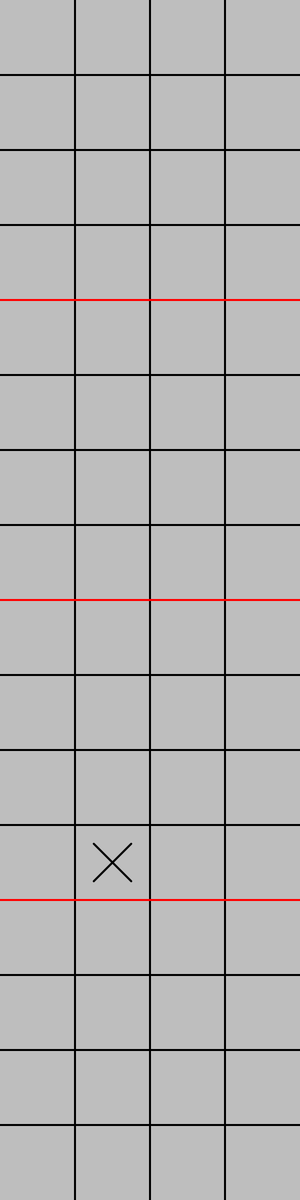
Frame 1 (no input)
Frame 60 (no input): identical to frame 1, image omitted
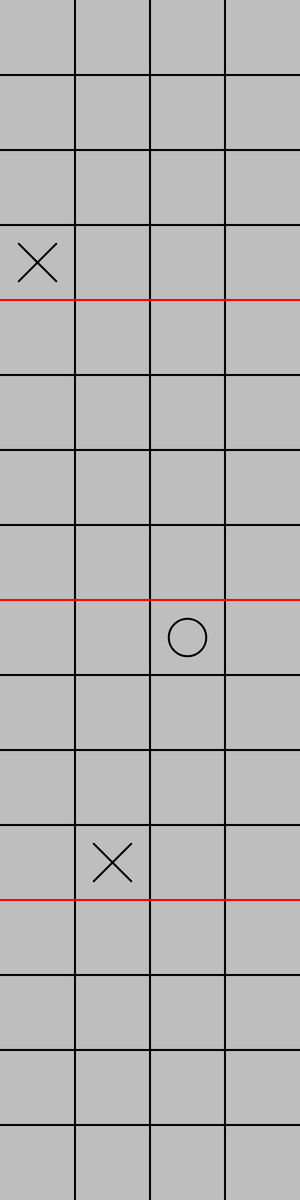
Frame 120 (the mouse pressed at the canvas centre since frame 60)

The p5.js sketch that drew these frames (run headless with seeded random() and noise() and a simulated clock; from frame 60 on, the mouse is pressed at the canvas centre):

// p5.js sketch
// ── sketch.js
let board = [
    ['','','',''],
    ['','','',''],
    ['','','',''],
    ['','','',''],

    ['','','',''],
    ['','','',''],
    ['','','',''],
    ['','','',''],

    ['','','',''],
    ['','','',''],
    ['','','',''],
    ['','','',''],

    ['','','',''],
    ['','','',''],
    ['','','',''],
    ['','','','']


];

// let board1 = [
//     ['X', 'X', 'X' ,'X'],
//     ['X', 'X', 'X' ,'X'],
//     ['X', 'X', 'X' ,'X'],
//     ['O', 'O', 'O' ,'O'],

//     ['O', 'O', 'O' ,'O'],
//     ['X', 'X', 'X' ,'X'],
//     ['O', 'O', 'O' ,'O'],
//     ['O', 'O', 'O' ,'O'],

//     ['X', 'X', 'X' ,'X'],
//     ['X', 'X', 'X' ,'X'],
//     ['X', 'X', 'X' ,'X'],
//     ['X', 'X', 'X' ,'X'],

//     ['X', 'X', 'X' ,'X'],
//     ['X', 'X', 'X' ,'X'],
//     ['X', 'X', 'X' ,'X'],
//     ['X', 'X', 'X' ,'X'],
// ]



let w;
let h;
let ai = "X";
let human= "O";
let currentPlayer = human;

function setup(){
    createCanvas(600, 2400);
    textSize(32);
    w = width / 4;
    h = height / 16;
    // bestMove();
    nextTurn();
}

function mousePressed(){
    if(currentPlayer == human){
        let i = floor(mouseX / w);
        let j = floor(mouseY / h);
        if(board[j][i] ==''){
            board[j][i] = human;
            currentPlayer = ai;
            // bestMove();
            nextTurn();
        }
    }

}

function equals2(a, b){
    return (a==b && a != '');
}

function equals3(a, b, c){
    return (a==b && b==c && a != '');
}


function equals4(a, b, c, d){
    return (a==b && b==c && c==d && a != '');
}

function checkWinner(){
    
    let winner = null;

    

    //HORIZONTAL
    for(let i = 0; i < 16; i++){
        if(equals4(board[i][0], board[i][1], board[i][2], board[i][3])){
            winner = board[i][0]; 
        }
    }

    //VERTICALL
    for(let i = 0; i < 16; i = i + 4){
        for(let j = 0; j < 4; j++){
            if(equals4(board[i][j], board[i + 1][j], board[i + 2][j], board[i + 3][j])){
                winner = board[i][j];
            }
        }
    }
    //DIAGONAL
    for(let i = 0 ; i < 16; i = i + 4){
        if(equals4(board[i][0], board[i + 1][1], board[i + 2][2], board[i + 3][3]) && i + 4 < 16){
            winner = board[i][0];       
        }
    }

    for(let i = 0 ; i < 16; i = i + 4){
        if(equals4(board[i][3], board[i + 1][2], board[i + 2][1], board[i + 3][0]) && i + 4 < 16){
            winner = board[i][3];
        }
    }
    
    //*3D vertical
    for(let i = 0; i < 4; i++){
        for(let j = 0; j < 4; j++){
            if(equals4(board[i][j], board[i + 4][j], board[i + 8][j], board[i + 12][j])){
                winner = board[i][j];
                
            }
        }
    }

    //*3D DIAGONAL
    if(equals4(board[0][0], board[5][1], board[10][2], board[15][3])){
        winner = board[0][0];
        
        
    }

    if(equals4(board[0][3], board[5][2], board[10][1], board[15][0])){
        winner = board[0][3];
        

    }
    
    if(equals4(board[3][0], board[6][1], board[9][2], board[12][3])){
        winner = board[3][0];
        
    }

    if(equals4(board[3][3], board[6][2], board[9][1], board[12][0])){
        winner = board[3][3];
        
    }

    for(let i = 0; i < 4; i++){
        if(equals4(board[0][i], board[5][i], board[10][i], board[15][i])){
            winner = board[0][i];
            
        }
    }
    
    for(let i = 0; i < 4; i++){
        if(equals4(board[3][i], board[6][i], board[9][i], board[12][i])){
            winner = board[3][i];
            
        }
    }

    let openSpots = 0;
    for(let i = 0; i < 16; i++){
        for(let j = 0; j < 4; j++){
            if(board[i][j] == ''){
                openSpots++;
            }
        }
    }

    if(winner == null && openSpots == 0){
        return 'tie';
    }
    else {
        return winner;
    }


}

function draw(){
    background(190);
    strokeWeight(4);
    
    //vertical lines
    for(let i = 1; i < 4; i++){
    
        line(w * i, 0, w * i, height);
    }

    //horizontal lines
    for(let i = 1; i < 16; i++){
        if(i == 4 || i == 8 || i == 12){
            stroke(255, 0, 0);
        }else{
            stroke(0);
        }
        line(0, h * i, width, h * i);
    }
    


    //drawing X and O
    for(let i = 0; i < 16; i++){
        for(let j = 0; j < 4; j++){
            
            let x = w * j + w/2;
            let y = h * i + w/2;
            let spot = board[i][j];
            let xr = w/4;
            if(human == spot){
                noFill();
                ellipse(x, y, xr * 2);
            }else if(spot == ai){
                line(x - xr, y - xr, x + xr, y + xr);
                line(x + xr, y - xr, x - xr, y + xr); 
            }
        }
    }

    let result = checkWinner();
    console.log(result);
    if (result != null){
        noLoop();
        console.log(result);
    }

}
// ── minimax.js
function nextTurn(){

    let available = [];
    for(let i = 0 ; i < 16; i++){
        for(let j = 0; j < 4; j++){
            if(board[i][j] == ''){
                available.push({i,j});
            }
        }
    }
    let move = random(available);
    board[move.i][move.j] = ai;
    currentPlayer = human
}

let scores = {
    'X': 100,
    'O': -100,
    'tie':0
}


function bestMove(){
    let bestScore = -Infinity;
    let move;
    for(let i = 0; i < 16; i++){
        for(let j = 0; j < 4; j++){
            if(board[i][j] == ''){
                board[i][j] = ai;
                let score = minimax(board, 0, false, -Infinity, Infinity);
                board[i][j] = '';
                if(score > bestScore){
                    bestScore = score;
                    move = {i, j};
                }
            }
        }
    }

    board[move.i][move.j] = ai;
    currentPlayer = human;
}

function minimax(board, depth, maximizingPlayer, alpha, beta){
    let result = checkWinner();
    if(result !== null){
        return scores[result];
    }
    
    let breakLoop = false;

    if(maximizingPlayer){
        bestScore = -Infinity;
        for(let i = 0; i < 16; i++){
            for(let j = 0; j < 4; j++){
                
                if(board[i][j] == ''){
                    board[i][j] = ai;
                    let score = minimax(board, depth + 1, false, alpha, beta);
                    board[i][j] = '';
                    bestScore = max(score, bestScore);
                    alpha = max(alpha, score);
                    if(beta <= alpha){
                        breakLoop = true;
                        break;
                    }
                }

            }
            if(breakLoop){break;}
        }
        return bestScore;
    }
    else{
        let bestScore = Infinity;
        for(let i = 0; i < 16; i++){
            for(let j = 0; j < 4; j++){
                if(board[i][j] == ''){
                    board[i][j] = human;
                    let score = minimax(board, depth + 1, true, alpha, beta);
                    board[i][j] = '';
                    bestScore = min(score, bestScore);
                    beta = min(beta, score);
                    if(beta <= alpha){
                        breakLoop = true;
                        break;
                    }
                }
            }
            if(breakLoop){break;}
        }
        return bestScore;
    }
}


function heuristic(){

    let score = 0;
    let winner = null;

    //horizontally wins
    for(let i = 0; i < 16; i++){
        if(equals4(board[i][0], board[i][1], board[i][2], board[i][3])){
            winner = board[i][0];
            if(winner == ai){
                return 100;
            } else{
                return -100;
            }
        }
    }
    //Vertical wins
    for(let i = 0; i < 16; i = i + 4){
        for(let j = 0; j < 4; j++){
            if(equals4(board[i][j], board[i + 1][j], board[i + 2][j], board[i + 3][j])){
                winner = board[i][j];
                if(winner == ai){
                    return 100;
                }else {
                    return -100;
                }
            }
        }
    }
    

    //DIAGONAL
    for(let i = 0 ; i < 16; i = i + 4){
        if(equals4(board[i][0], board[i + 1][1], board[i + 2][2], board[i + 3][3]) && i + 4 < 16){
            winner = board[i][0];
            if(winner == ai){
                return 100;
            }else {
                return -100;
            }
        }
    }

    for(let i = 0 ; i < 16; i = i + 4){
        if(equals4(board[i][3], board[i + 1][2], board[i + 2][1], board[i + 3][0]) && i + 4 < 16){
            winner = board[i][3];
            if(winner == ai){
                return 100;
            }else {
                return -100;
            }
        }
    }

    //3D vertical
    for(let i = 0; i < 4; i++){
        for(let j = 0; j < 4; j++){
            if(equals4(board[i][j], board[i + 4][j], board[i + 8][j], board[i + 12][j])){
                winner = board[i][j];
                if(winner == ai){
                    return 100;
                }else {
                    return -100;
                }
            }
        }
    }
    if(equals4(board[0][0], board[5][1], board[10][2], board[15][3])){
        winner = board[0][0];
        if(winner == ai){
            return 100;
        }else {
            return -100;
        }
    }

    if(equals4(board[0][3], board[5][2], board[10][1], board[15][0])){
        winner = board[0][3];
        if(winner == ai){
            return 100;
        }else {
            return -100;
        }
    }
    
    if(equals4(board[3][0], board[6][1], board[9][2], board[12][3])){
        winner = board[3][0];
        if(winner == ai){
            return 100;
        }else {
            return -100;
        }
        
    }

    if(equals4(board[3][3], board[6][2], board[9][1], board[12][0])){
        winner = board[3][3];
        if(winner == ai){
            return 100;
        }else {
            return -100;
        }      
    }

    for(let i = 0; i < 4; i++){
        if(equals4(board[0][i], board[5][i], board[10][i], board[15][i])){
            winner = board[0][i];
            if(winner == ai){
                return 100;
            }else {
                return -100;
            }      
        }
    }

    for(let i = 0; i < 4; i++){
        if(equals4(board[3][i], board[6][i], board[9][i], board[12][i])){
            winner = board[3][i];
            if(winner == ai){
                return 100;
            }else {
                return -100;
            }      
            
        }
    }

    //NOW THE FUN BEGINS:(((
    

    //*number of two cell next to eachother horizontally in every 4*4
    for(let i = 0; i < 16; i++){
        if(equals2(board[i][0], board[i][1]) && board[i][2] == ''){
            winner = board[i][0];
            if(winner == ai){
                score += 5;
            }else {
                score -= 5;
            }  
        }

        if(equals2(board[i][1], board[i][2]) && board[i][0] == '' && board[i][3] == ''){
            winner = board[i][1];
            if(winner == ai){
                score += 5;
            }else {
                score -= 5;
            }  
        }
        if(equals2(board[i][2], board[i][3]) && board[i][1] == ''){
            winner = board[i][2];
            if(winner == ai){
                score += 5;
            }else {
                score -= 5;
            }  
        }

    }

    //*number of two cell next to eachother vertically in every 4*4
    for(let i = 0; i + 4 < 16; i = i + 4){
        for(let j = 0; j < 4; j++){

                if(equals2(board[i][j], board[i+1][j]) && board[i+2][j] ==''){
                    winner = board[i][j];
                    if(winner == ai){
                        score += 5;
                    }else {
                        score -= 5;
                    }  
                }
    
                if(equals2(board[i + 1][j], board[i + 2][j]) && board[i][j] =='' && board[i + 3][j] == ''){
                    winner = board[i+1][j];
                    if(winner == ai){
                        score += 5;
                    }else {
                        score -= 5;
                    }  
                }   
    
                if(equals2(board[i + 2][j], board[i + 3][j]) && board[i + 1][j] == ''){
                    winner = board[i+2][j];
                    if(winner == ai){
                        score += 5;
                    }else {
                        score -= 5;
                    }  
                }

            }
        }

    //*number of two cell next to eachother diagonally in every 4*4
    for(let i = 0; i + 4 < 16; i = i +4){
        if(equals2(board[i][0], board[i+1][1]) && board[i+2][2] == ''){
            winner = board[i][0];
            if(winner == ai){
                score += 5;
            }else {
                score -= 5;
            }  
        }   

        if(equals2(board[i + 1][1], board[i + 2][2]) && board[i][0] == '' && board[i + 3][3] == ''){
            winner = board[i+1][1];
            if(winner == ai){
                score += 5;
            }else {
                score -= 5;
            }  
        }

        if(equals2(board[i+2][2], board[i+3][3]) && board[i+1][1] == ''){
            winner = board[i+2][2];
            if(winner == ai){
                score += 5;
            }else {
                score -= 5;
            }  
        }
    }

    //*number of two cell next to  eachother vertically in 3D view
    for(let i = 0; i < 4; i++){
        for(let j = 0; j < 4; j++){
            if(equals2(board[i][j], board[i+4][j]) && board[i+8][j] ==''){
                winner = board[i][j];
                if(winner == ai){
                    score += 5;
                }else {
                    score -= 5;
                } 
            }

            if(equals2(board[i+4][j], board[i+8][j]) && board[i][j] =='' && board[i+12][j]){
                winner = board[i+4][j];
                if(winner == ai){
                    score += 5;
                }else {
                    score -= 5;
                } 
            }

            if(equals2(board[i+8][j], board[i+12][j]) && board[i+4][j] ==''){
                winner = board[i+8][j];
                if(winner == ai){
                    score += 5;
                }else {
                    score -= 5;
                } 
            }
        }
    }

    //*number of two cell next to eachother diagonally in 3D view

    //*FIRST ONE
    if(equals2(board[0][0], board[5][1]) && board[10][2] ==''){
        winner = board[0][0];
        if(winner == ai){
            score += 5;
        }else {
            score -= 5;
        } 
    }

    if(equals2(board[5][1], board[10][2]) && board[0][0] == '' && board[15][3] ==''){
        winner = board[5][1];
        if(winner == ai){
            score += 5;
        }else {
            score -= 5;
        }
    }

    if(equals2(board[10][2], board[15][3]) && board[5][1] == ''){
        winner = board[10][2];
        if(winner == ai){
            score += 5;
        }else {
            score -= 5;
        }
    }

    //*SECOND ONE
    if(equals2(board[0][3], board[5][2]) && board[10][1] ==''){
        winner = board[0][3];
        if(winner == ai){
            score += 5;
        }else {
            score -= 5;
        } 
    }

    if(equals2(board[5][2], board[10][1]) && board[0][3] == '' && board[15][0] ==''){
        winner = board[5][2];
        if(winner == ai){
            score += 5;
        }else {
            score -= 5;
        }
    }

    if(equals2(board[10][1], board[15][0]) && board[5][2] == ''){
        winner = board[10][1];
        if(winner == ai){
            score += 5;
        }else {
            score -= 5;
        }
    }

    //*third one
    if(equals2(board[3][0], board[6][1]) && board[9][2] ==''){
        winner = board[3][0];
        if(winner == ai){
            score += 5;
        }else {
            score -= 5;
        } 
    }

    if(equals2(board[6][1], board[9][2]) && board[3][0] == '' && board[12][3] ==''){
        winner = board[6][1];
        if(winner == ai){
            score += 5;
        }else {
            score -= 5;
        }
    }

    if(equals2(board[9][2], board[12][3]) && board[6][1] == ''){
        winner = board[9][2];
        if(winner == ai){
            score += 5;
        }else {
            score -= 5;
        }
    }

    //*fourth one
    if(equals2(board[3][3], board[6][2]) && board[9][1] == ''){
        winner = board[3][3];
        if(winner == ai){
            score += 5;
        }else {
            score -= 5;
        }

    }

    if(equals2(board[6][2], board[9][1]) && board[3][3] =='' && board[12][0] == ''){
        winner = board[6][2];
        if(winner == ai){
            score += 5;
        }else {
            score -= 5;
        }
    }

    if(equals2(board[9][1], board[12][0]) && board[6][1] == ''){
        winner = board[9][1];
        if(winner == ai){
            score += 5;
        }else {
            score -= 5;
        }
    }

    //TODO:NOW THREE CELLS IN THE ROW!


}
